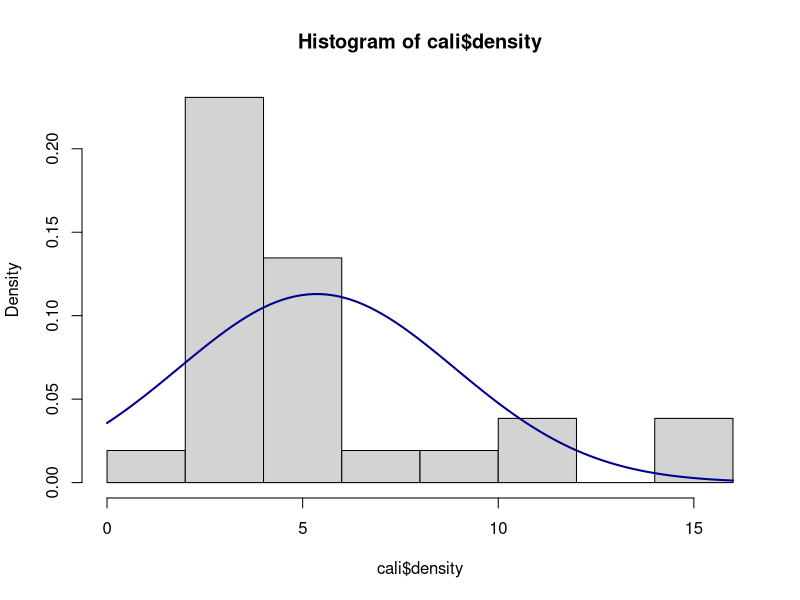
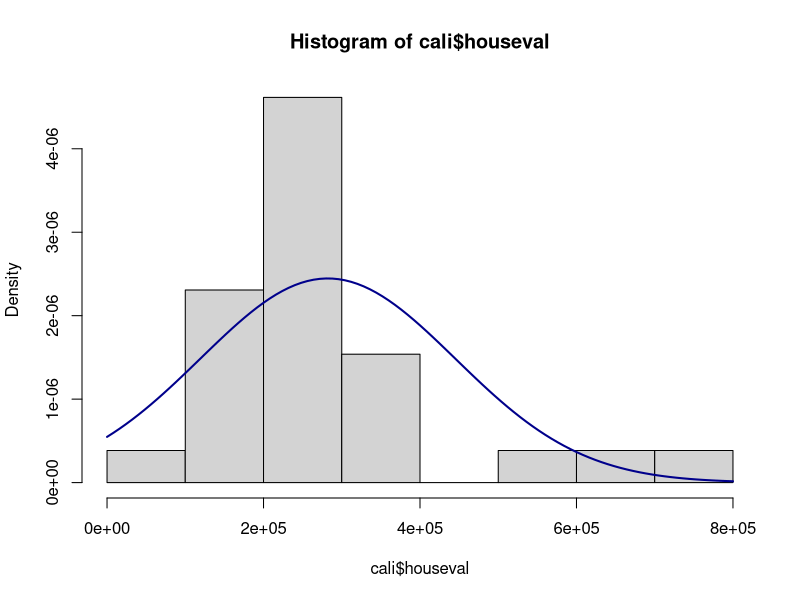
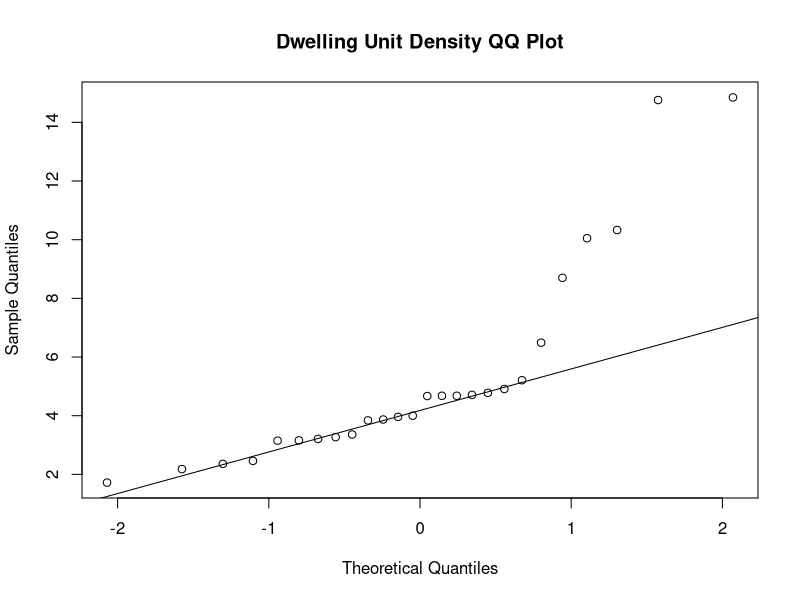
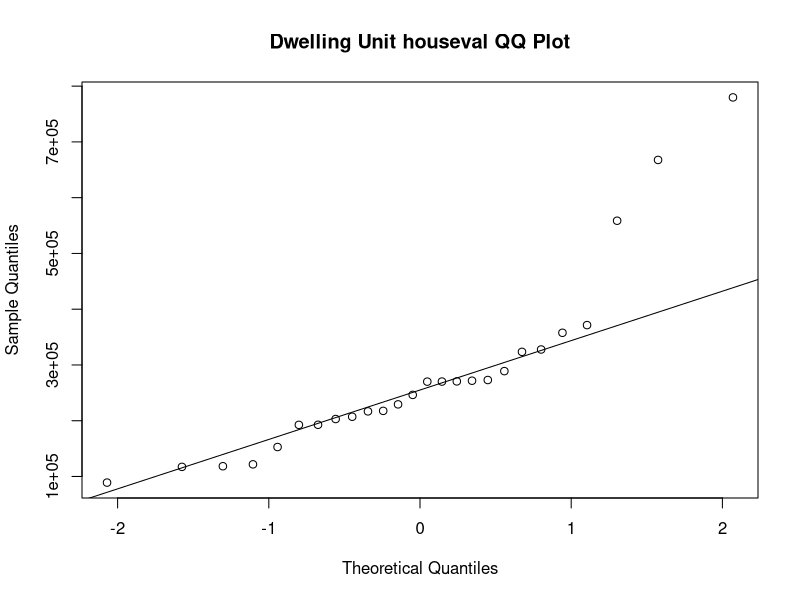

These figures' R source, in order:
## ---- chunk 1
#set your working directory 
cali <- read.csv("californiatod.csv", header = TRUE)
## ---- chunk 2

hist(cali$density, freq= FALSE)
curve(dnorm(x, mean=mean(cali$density), sd = sd(cali$density)), lwd=2, col='darkblue', add = TRUE)
## ---- chunk 3
hist(cali$houseval, freq= FALSE)
curve(dnorm(x, mean=mean(cali$houseval), sd = sd(cali$houseval)), lwd=2, col='darkblue', add = TRUE)
## ---- chunk 4

qqnorm(cali$density, main =  "Dwelling Unit Density QQ Plot")
qqline(cali$density)

qqnorm(cali$houseval,main =  "Dwelling Unit houseval QQ Plot")
qqline(cali$houseval)
## ---- chunk 5

t.test(cali$houseval, alternative = 'two.sided', mu = 250000, conf.level = .95)

## ---- chunk 6

xbar1 <- with(cali, mean(houseval[railtype == "Light rail"]))

xbar2 <- with(cali, mean(houseval[railtype == "Heavy or commuter rail"]))

s1 <- with(cali, sd(houseval[railtype == "Light rail"]))

s2 <- with(cali, sd(houseval[railtype == "Heavy or commuter rail"]))

n1 <- with(cali, length(houseval[railtype == "Light rail"]))

n2 <- with(cali, length(houseval[railtype == "Heavy or commuter rail"]))

## ---- chunk 7

t.test(houseval ~ railtype, data = cali)

## ---- chunk 8

#Default t.test()
t.test(houseval ~ railtype, data = cali, alternative = 'two.sided', conf.level = .95)

#one sided t.test()

t.test(houseval ~ railtype, data = cali, alternative = 'greater', conf.level = .95)
